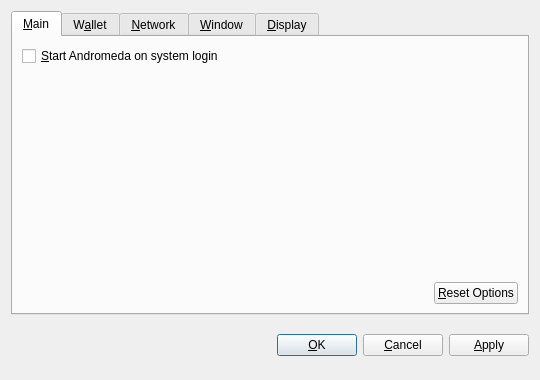
<?xml version="1.0" encoding="UTF-8"?>
<ui version="4.0">
 <class>OptionsDialog</class>
 <widget class="QDialog" name="OptionsDialog">
  <property name="geometry">
   <rect>
    <x>0</x>
    <y>0</y>
    <width>540</width>
    <height>380</height>
   </rect>
  </property>
  <property name="windowTitle">
   <string>Options</string>
  </property>
  <property name="modal">
   <bool>true</bool>
  </property>
  <layout class="QVBoxLayout" name="verticalLayout">
   <item>
    <widget class="QTabWidget" name="tabWidget">
     <property name="tabPosition">
      <enum>QTabWidget::North</enum>
     </property>
     <property name="currentIndex">
      <number>0</number>
     </property>
     <widget class="QWidget" name="tabMain">
      <attribute name="title">
       <string>&amp;Main</string>
      </attribute>
      <layout class="QVBoxLayout" name="verticalLayout_Main">
       <item>
        <widget class="QCheckBox" name="bitcoinAtStartup">
         <property name="toolTip">
          <string>Automatically start Andromeda after logging in to the system.</string>
         </property>
         <property name="text">
          <string>&amp;Start Andromeda on system login</string>
         </property>
        </widget>
       </item>
       <item>
        <spacer name="verticalSpacer_Main">
         <property name="orientation">
          <enum>Qt::Vertical</enum>
         </property>
         <property name="sizeHint" stdset="0">
          <size>
           <width>20</width>
           <height>40</height>
          </size>
         </property>
        </spacer>
       </item>
       <item>
        <layout class="QHBoxLayout" name="horizontalLayout_2_Main">
         <item>
          <spacer name="horizontalSpacer_2_Main">
           <property name="orientation">
            <enum>Qt::Horizontal</enum>
           </property>
           <property name="sizeHint" stdset="0">
            <size>
             <width>40</width>
             <height>20</height>
            </size>
           </property>
          </spacer>
         </item>
         <item>
          <widget class="QPushButton" name="resetButton">
           <property name="toolTip">
            <string>Reset all client options to default.</string>
           </property>
           <property name="text">
            <string>&amp;Reset Options</string>
           </property>
           <property name="autoDefault">
            <bool>false</bool>
           </property>
          </widget>
         </item>
        </layout>
       </item>
      </layout>
     </widget>
     <widget class="QWidget" name="tabWallet">
      <attribute name="title">
       <string>W&amp;allet</string>
      </attribute>
      <layout class="QVBoxLayout" name="verticalLayout_Network">
       <item>
        <widget class="QLabel" name="transactionFeeInfoLabel">
         <property name="text">
          <string>Optional transaction fee per kB that helps make sure your transactions are processed quickly. Most transactions are 1 kB.</string>
         </property>
         <property name="textFormat">
          <enum>Qt::PlainText</enum>
         </property>
         <property name="wordWrap">
          <bool>true</bool>
         </property>
        </widget>
       </item>
       <item>
        <layout class="QHBoxLayout" name="horizontalLayout_1_Main">
         <item>
          <widget class="QLabel" name="transactionFeeLabel">
           <property name="text">
            <string>Pay transaction &amp;fee</string>
           </property>
           <property name="textFormat">
            <enum>Qt::PlainText</enum>
           </property>
           <property name="buddy">
            <cstring>transactionFee</cstring>
           </property>
          </widget>
         </item>
         <item>
          <widget class="BitcoinAmountField" name="transactionFee"/>
         </item>
         <item>
          <spacer name="horizontalSpacer_1_Main">
           <property name="orientation">
            <enum>Qt::Horizontal</enum>
           </property>
           <property name="sizeHint" stdset="0">
            <size>
             <width>40</width>
             <height>20</height>
            </size>
           </property>
          </spacer>
         </item>
        </layout>
       </item>
       <item>
        <widget class="QLabel" name="label">
         <property name="text">
          <string>If you disable the spending of unconfirmed change, the change from a transaction cannot be used until that transaction has at least one confirmation. This also affects how your balance is computed.</string>
         </property>
         <property name="wordWrap">
          <bool>true</bool>
         </property>
        </widget>
       </item>
       <item>
        <widget class="QCheckBox" name="spendZeroConfChange">
         <property name="text">
          <string>Spend unconfirmed change  (experts only)</string>
         </property>
        </widget>
       </item>
       <item>
        <spacer name="verticalSpacer">
         <property name="orientation">
          <enum>Qt::Vertical</enum>
         </property>
         <property name="sizeHint" stdset="0">
          <size>
           <width>20</width>
           <height>40</height>
          </size>
         </property>
        </spacer>
       </item>
      </layout>
     </widget>
     <widget class="QWidget" name="tabNetwork">
      <attribute name="title">
       <string>&amp;Network</string>
      </attribute>
      <layout class="QVBoxLayout" name="verticalLayout_Network">
       <item>
        <widget class="QCheckBox" name="mapPortUpnp">
         <property name="toolTip">
          <string>Automatically open the Andromeda client port on the router. This only works when your router supports UPnP and it is enabled.</string>
         </property>
         <property name="text">
          <string>Map port using &amp;UPnP</string>
         </property>
        </widget>
       </item>
       <item>
        <widget class="QCheckBox" name="connectSocks">
         <property name="toolTip">
          <string>Connect to the Andromeda network through a SOCKS proxy (e.g. when connecting through Tor).</string>
         </property>
         <property name="text">
          <string>&amp;Connect through SOCKS proxy:</string>
         </property>
        </widget>
       </item>
       <item>
        <layout class="QHBoxLayout" name="horizontalLayout_Network">
         <item>
          <widget class="QLabel" name="proxyIpLabel">
           <property name="text">
            <string>Proxy &amp;IP:</string>
           </property>
           <property name="textFormat">
            <enum>Qt::PlainText</enum>
           </property>
           <property name="buddy">
            <cstring>proxyIp</cstring>
           </property>
          </widget>
         </item>
         <item>
          <widget class="QValidatedLineEdit" name="proxyIp">
           <property name="maximumSize">
            <size>
             <width>140</width>
             <height>16777215</height>
            </size>
           </property>
           <property name="toolTip">
            <string>IP address of the proxy (e.g. 127.0.0.1)</string>
           </property>
          </widget>
         </item>
         <item>
          <widget class="QLabel" name="proxyPortLabel">
           <property name="text">
            <string>&amp;Port:</string>
           </property>
           <property name="textFormat">
            <enum>Qt::PlainText</enum>
           </property>
           <property name="buddy">
            <cstring>proxyPort</cstring>
           </property>
          </widget>
         </item>
         <item>
          <widget class="QLineEdit" name="proxyPort">
           <property name="maximumSize">
            <size>
             <width>55</width>
             <height>16777215</height>
            </size>
           </property>
           <property name="toolTip">
            <string>Port of the proxy (e.g. 9050)</string>
           </property>
          </widget>
         </item>
         <item>
          <widget class="QLabel" name="socksVersionLabel">
           <property name="text">
            <string>SOCKS &amp;Version:</string>
           </property>
           <property name="textFormat">
            <enum>Qt::PlainText</enum>
           </property>
           <property name="buddy">
            <cstring>socksVersion</cstring>
           </property>
          </widget>
         </item>
         <item>
          <widget class="QValueComboBox" name="socksVersion">
           <property name="toolTip">
            <string>SOCKS version of the proxy (e.g. 5)</string>
           </property>
          </widget>
         </item>
         <item>
          <spacer name="horizontalSpacer_Network">
           <property name="orientation">
            <enum>Qt::Horizontal</enum>
           </property>
           <property name="sizeHint" stdset="0">
            <size>
             <width>40</width>
             <height>20</height>
            </size>
           </property>
          </spacer>
         </item>
        </layout>
       </item>
       <item>
        <spacer name="verticalSpacer_Network">
         <property name="orientation">
          <enum>Qt::Vertical</enum>
         </property>
         <property name="sizeHint" stdset="0">
          <size>
           <width>20</width>
           <height>40</height>
          </size>
         </property>
        </spacer>
       </item>
      </layout>
     </widget>
     <widget class="QWidget" name="tabWindow">
      <attribute name="title">
       <string>&amp;Window</string>
      </attribute>
      <layout class="QVBoxLayout" name="verticalLayout_Window">
       <item>
        <widget class="QCheckBox" name="minimizeToTray">
         <property name="toolTip">
          <string>Show only a tray icon after minimizing the window.</string>
         </property>
         <property name="text">
          <string>&amp;Minimize to the tray instead of the taskbar</string>
         </property>
        </widget>
       </item>
       <item>
        <widget class="QCheckBox" name="minimizeOnClose">
         <property name="toolTip">
          <string>Minimize instead of exit the application when the window is closed. When this option is enabled, the application will be closed only after selecting Quit in the menu.</string>
         </property>
         <property name="text">
          <string>M&amp;inimize on close</string>
         </property>
        </widget>
       </item>
       <item>
        <spacer name="verticalSpacer_Window">
         <property name="orientation">
          <enum>Qt::Vertical</enum>
         </property>
         <property name="sizeHint" stdset="0">
          <size>
           <width>20</width>
           <height>40</height>
          </size>
         </property>
        </spacer>
       </item>
      </layout>
     </widget>
     <widget class="QWidget" name="tabDisplay">
      <attribute name="title">
       <string>&amp;Display</string>
      </attribute>
      <layout class="QVBoxLayout" name="verticalLayout_Display">
       <item>
        <layout class="QHBoxLayout" name="horizontalLayout_1_Display">
         <item>
          <widget class="QLabel" name="langLabel">
           <property name="text">
            <string>User Interface &amp;language:</string>
           </property>
           <property name="textFormat">
            <enum>Qt::PlainText</enum>
           </property>
           <property name="buddy">
            <cstring>lang</cstring>
           </property>
          </widget>
         </item>
         <item>
          <widget class="QValueComboBox" name="lang">
           <property name="toolTip">
            <string>The user interface language can be set here. This setting will take effect after restarting Andromeda.</string>
           </property>
          </widget>
         </item>
        </layout>
       </item>
       <item>
        <layout class="QHBoxLayout" name="horizontalLayout_2_Display">
         <item>
          <widget class="QLabel" name="unitLabel">
           <property name="text">
            <string>&amp;Unit to show amounts in:</string>
           </property>
           <property name="textFormat">
            <enum>Qt::PlainText</enum>
           </property>
           <property name="buddy">
            <cstring>unit</cstring>
           </property>
          </widget>
         </item>
         <item>
          <widget class="QValueComboBox" name="unit">
           <property name="toolTip">
            <string>Choose the default subdivision unit to show in the interface and when sending coins.</string>
           </property>
          </widget>
         </item>
        </layout>
       </item>
       <item>
        <widget class="QCheckBox" name="displayAddresses">
         <property name="toolTip">
          <string>Whether to show Andromeda addresses in the transaction list or not.</string>
         </property>
         <property name="text">
          <string>&amp;Display addresses in transaction list</string>
         </property>
        </widget>
       </item>
       <item>
        <widget class="QCheckBox" name="coinControlFeatures">
         <property name="toolTip">
          <string>Whether to show coin control features or not.</string>
         </property>
         <property name="text">
          <string>Display coin &amp;control features (experts only!)</string>
         </property>
        </widget>
       </item>
       <item>
        <spacer name="verticalSpacer_Display">
         <property name="orientation">
          <enum>Qt::Vertical</enum>
         </property>
         <property name="sizeHint" stdset="0">
          <size>
           <width>20</width>
           <height>40</height>
          </size>
         </property>
        </spacer>
       </item>
      </layout>
     </widget>
    </widget>
   </item>
   <item>
    <layout class="QHBoxLayout" name="horizontalLayout_Buttons">
     <item>
      <spacer name="horizontalSpacer_1">
       <property name="orientation">
        <enum>Qt::Horizontal</enum>
       </property>
       <property name="sizeHint" stdset="0">
        <size>
         <width>40</width>
         <height>48</height>
        </size>
       </property>
      </spacer>
     </item>
     <item>
      <widget class="QLabel" name="statusLabel">
       <property name="font">
        <font>
         <weight>75</weight>
         <bold>true</bold>
        </font>
       </property>
       <property name="text">
        <string/>
       </property>
       <property name="textFormat">
        <enum>Qt::PlainText</enum>
       </property>
       <property name="wordWrap">
        <bool>true</bool>
       </property>
      </widget>
     </item>
     <item>
      <spacer name="horizontalSpacer_2">
       <property name="orientation">
        <enum>Qt::Horizontal</enum>
       </property>
       <property name="sizeHint" stdset="0">
        <size>
         <width>40</width>
         <height>48</height>
        </size>
       </property>
      </spacer>
     </item>
     <item>
      <widget class="QPushButton" name="okButton">
       <property name="text">
        <string>&amp;OK</string>
       </property>
      </widget>
     </item>
     <item>
      <widget class="QPushButton" name="cancelButton">
       <property name="text">
        <string>&amp;Cancel</string>
       </property>
       <property name="autoDefault">
        <bool>false</bool>
       </property>
      </widget>
     </item>
     <item>
      <widget class="QPushButton" name="applyButton">
       <property name="text">
        <string>&amp;Apply</string>
       </property>
       <property name="autoDefault">
        <bool>false</bool>
       </property>
      </widget>
     </item>
    </layout>
   </item>
  </layout>
 </widget>
 <customwidgets>
  <customwidget>
   <class>BitcoinAmountField</class>
   <extends>QSpinBox</extends>
   <header>bitcoinamountfield.h</header>
  </customwidget>
  <customwidget>
   <class>QValueComboBox</class>
   <extends>QComboBox</extends>
   <header>qvaluecombobox.h</header>
  </customwidget>
  <customwidget>
   <class>QValidatedLineEdit</class>
   <extends>QLineEdit</extends>
   <header>qvalidatedlineedit.h</header>
  </customwidget>
 </customwidgets>
 <resources/>
 <connections/>
</ui>
